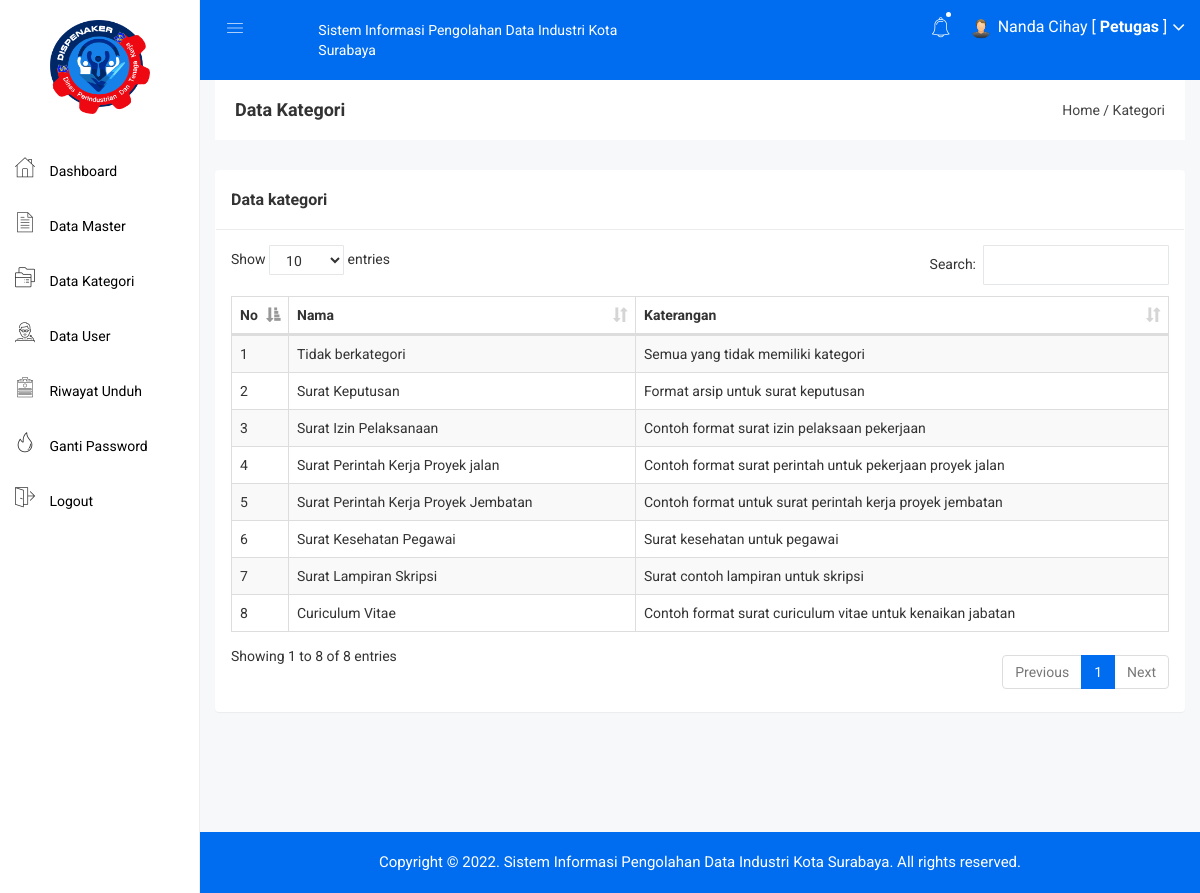
Page /petugas/kategori.php (signed in) on the committed database.
### tables this page shows
CREATE TABLE `kategori` (
  `kategori_id` int(11) NOT NULL,
  `kategori_nama` varchar(255) NOT NULL,
  `kategori_keterangan` text NOT NULL
);

### petugas/kategori.php (the view)
<?php include 'header.php'; ?>
<div class="breadcome-area">
    <div class="container-fluid">
        <div class="row">
            <div class="col-lg-12 col-md-12 col-sm-12 col-xs-12">
                <div class="breadcome-list">
                    <div class="row">
                        <div class="col-lg-6 col-md-6 col-sm-6 col-xs-12">
                            <div class="breadcome-heading">
                                <h4 style="margin-bottom: 0px">Data Kategori</h4>
                            </div>
                        </div>
                        <div class="col-lg-6 col-md-6 col-sm-6 col-xs-12">
                            <ul class="breadcome-menu" style="padding-top: 0px">
                                <li><a href="#">Home</a> <span class="bread-slash">/</span></li>
                                <li><span class="bread-blod">Kategori</span></li>
                            </ul>
                        </div>
                    </div>
                </div>
            </div>
        </div>
    </div>
</div>
<div class="container-fluid">
    <div class="panel panel">
        <div class="panel-heading">
            <h3 class="panel-title">Data kategori</h3>
        </div>
        <div class="panel-body">
            <table id="table" class="table table-bordered table-striped table-hover table-datatable">
                <thead>
                    <tr>
                        <th width="1%">No</th>
                        <th>Nama</th>
                        <th>Katerangan</th>
                    </tr>
                </thead>
                <tbody>
                    <?php
                    $no = 1;
                    $kategori = mysqli_query($koneksi,"SELECT * FROM kategori");
                    while($p = mysqli_fetch_array($kategori)){
                        ?>
                        <tr>
                            <td><?php echo $no++; ?></td>
                            <td><?php echo $p['kategori_nama'] ?></td>
                            <td><?php echo $p['kategori_keterangan'] ?></td>
                        </tr>
                        <?php
                    }
                    ?>
                </tbody>
            </table>
        </div>
    </div>
</div>
<?php include 'footer.php'; ?>

### assets/css/main.css (style rules this page uses)
html { color: #222; font-size: 1em; line-height: 1.4; }

### assets/css/style.css (style rules this page uses)
.panel-heading { padding: 20px 15px; border-bottom: 1px solid #ececec; }
td { vertical-align: middle !important; }

### assets/js/DataTables/datatables.css (style rules this page uses)
table.dataTable { clear: both; margin-top: 6px !important; margin-bottom: 6px !important; max-width: none !important; border-collapse: separate !important; }
table.dataTable td, table.dataTable th { -webkit-box-sizing: content-box; box-sizing: content-box; }
table.dataTable thead > tr > th.sorting_asc, table.dataTable thead > tr > th.sorting_desc, table.dataTable thead > tr > th.sorting, table.dataTable thead > tr > td.sorting_asc, table.dataTable thead > tr > td.sorting_desc, table.dataTable thead > tr > td.sorting { padding-right: 30px; }
table.dataTable thead .sorting, table.dataTable thead .sorting_asc, table.dataTable thead .sorting_desc, table.dataTable thead .sorting_asc_disabled, table.dataTable thead .sorting_desc_disabled { cursor: pointer; position: relative; }
table.dataTable thead .sorting:after, table.dataTable thead .sorting_asc:after, table.dataTable thead .sorting_desc:after, table.dataTable thead .sorting_asc_disabled:after, table.dataTable thead .sorting_desc_disabled:after { position: absolute; bottom: 8px; right: 8px; display: block; font-family: 'Glyphicons Halflings'; opacity: 0.5; }
table.dataTable thead .sorting:after { opacity: 0.2; content: "\e150"; }
table.dataTable thead .sorting_asc:after { content: "\e155"; }
table.table-bordered.dataTable th, table.table-bordered.dataTable td { border-left-width: 0; }
table.table-bordered.dataTable th:last-child, table.table-bordered.dataTable th:last-child, table.table-bordered.dataTable td:last-child, table.table-bordered.dataTable td:last-child { border-right-width: 0; }
table.table-bordered.dataTable tbody th, table.table-bordered.dataTable tbody td { border-bottom-width: 0; }

### rows in the picture
kategori: kategori_nama "Tidak berkategori", kategori_keterangan "Semua yang tidak memiliki kategori"
kategori: kategori_nama "Surat Keputusan", kategori_keterangan "Format arsip untuk surat keputusan"
kategori: kategori_nama "Surat Izin Pelaksanaan", kategori_keterangan "Contoh format surat izin pelaksaan pekerjaan"
kategori: kategori_nama "Surat Perintah Kerja Proyek jalan", kategori_keterangan "Contoh format surat perintah untuk pekerjaan proyek jalan"
kategori: kategori_nama "Surat Perintah Kerja Proyek Jembatan", kategori_keterangan "Contoh format untuk surat perintah kerja proyek jembatan"
kategori: kategori_nama "Surat Kesehatan Pegawai", kategori_keterangan "Surat kesehatan untuk pegawai"
kategori: kategori_nama "Surat Lampiran Skripsi", kategori_keterangan "Surat contoh lampiran untuk skripsi"
kategori: kategori_nama "Curiculum Vitae", kategori_keterangan "Contoh format surat curiculum vitae untuk kenaikan jabatan"

### other values in the picture
$_SESSION['nama'] "Nanda Cihay"
